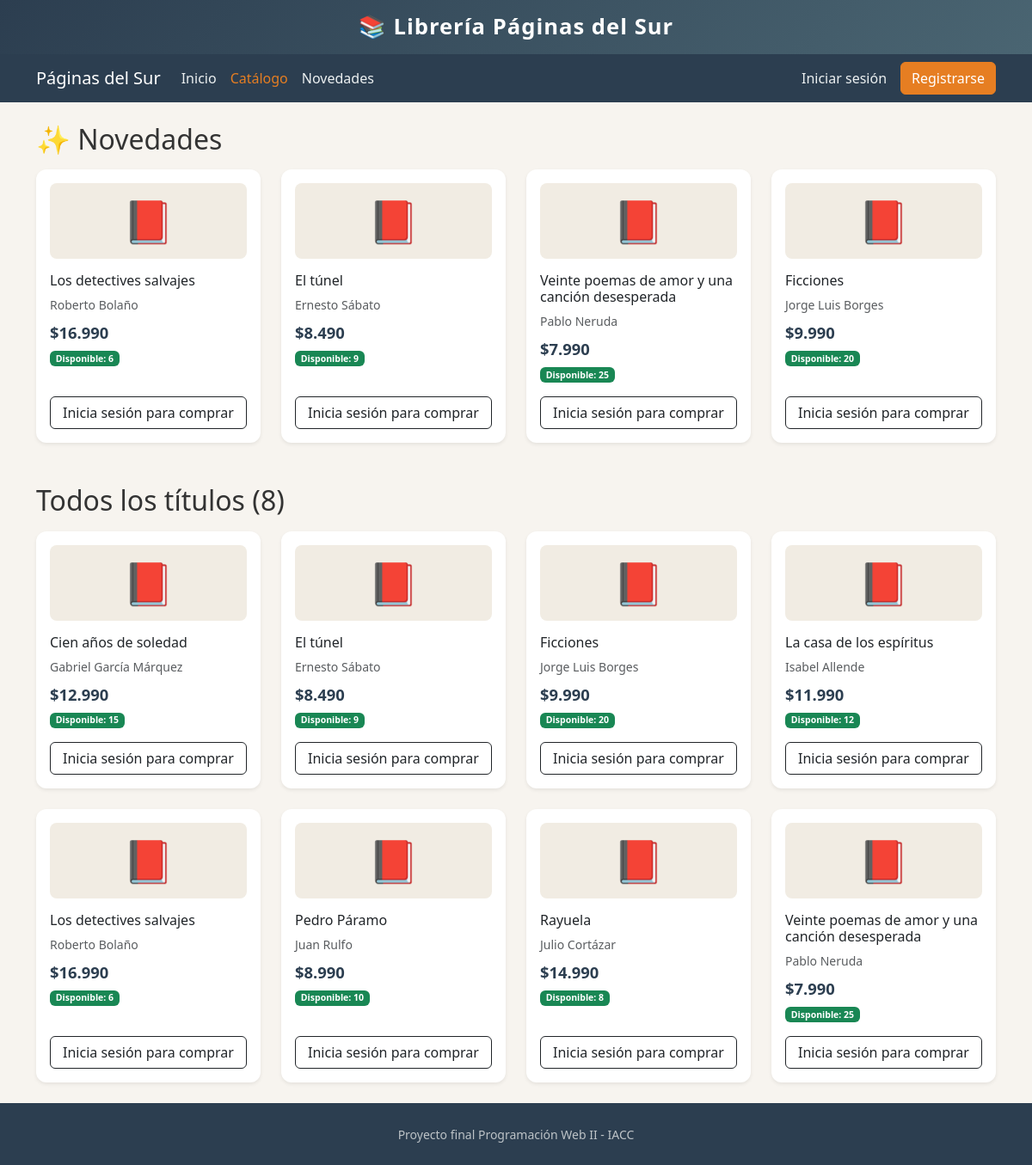
/catalogo.php, run on the app's committed database.
### tables this page shows
CREATE TABLE libros (
  id INT UNSIGNED AUTO_INCREMENT PRIMARY KEY,
  titulo VARCHAR(150) NOT NULL,
  autor VARCHAR(100) NOT NULL,
  precio INT UNSIGNED NOT NULL,
  inventario INT UNSIGNED NOT NULL DEFAULT 0
);

### includes/sesion.php (called while the page is built, shortened)
<?php
function hay_sesion() {
    if (!isset($_SESSION['usuario_id'])) {
        return false;
    }
    return true;
}

### includes/funciones.php (called while the page is built, shortened)
<?php
function h($texto) {
    return htmlspecialchars((string) $texto, ENT_QUOTES, 'UTF-8');
}
function peso($numero) {
    return '$' . number_format((float) $numero, 0, ',', '.');
}

### catalogo.php (the view, shortened to what this page needs)
<?php
require_once __DIR__ . '/includes/sesion.php';
require_once __DIR__ . '/includes/conexion.php';
require_once __DIR__ . '/includes/funciones.php';
$novedades = $conexion->query('SELECT id, titulo, autor, precio, inventario FROM libros ORDER BY id DESC LIMIT 4')
                      ->fetch_all(MYSQLI_ASSOC);
$libros = $conexion->query('SELECT id, titulo, autor, precio, inventario FROM libros ORDER BY titulo')
                   ->fetch_all(MYSQLI_ASSOC);
function tarjeta_libro($libro, $logueado) {
    ?>
    <div class="col-sm-6 col-lg-3">
      <div class="card tarjeta-libro h-100 shadow-sm">
        <div class="card-body d-flex flex-column">
          <div class="portada-libro mb-3">📕</div>
          <h3 class="h6"><?= h($libro['titulo']) ?></h3>
          <p class="text-muted small mb-2"><?= h($libro['autor']) ?></p>
          <p class="precio mb-1"><?= peso($libro['precio']) ?></p>
          <p class="small mb-3">
            <?php if ($libro['inventario'] > 0): ?>
              <span class="badge bg-success">Disponible: <?= $libro['inventario'] ?></span>
            <?php else: ?>
              <span class="badge bg-secondary">Agotado</span>
            <?php endif; ?>
          </p>
          <div class="mt-auto">
            <?php if ($libro['inventario'] == 0): ?>
              <button class="btn btn-outline-secondary w-100" disabled>Sin stock</button>
            <?php else: ?>
              <a href="login.html?msg=sesion" class="btn btn-outline-dark w-100">Inicia sesión para comprar</a>
            <?php endif; ?>
          </div>
        </div>
      </div>
    </div>
    <?php
}
require __DIR__ . '/includes/header.php';
?>
<section id="novedades" class="mb-5">
  <h2 class="mb-3">✨ Novedades</h2>
  <div class="row g-4">
    <?php foreach ($novedades as $libro) { tarjeta_libro($libro, $logueado); } ?>
  </div>
</section>
<section id="titulos">
  <h2 class="mb-3">Todos los títulos (<?= count($libros) ?>)</h2>
  <div class="row g-4">
    <?php foreach ($libros as $libro) { tarjeta_libro($libro, $logueado); } ?>
  </div>
</section>
<?php require __DIR__ . '/includes/footer.php';

### includes/header.php (shortened to what this page needs)
<?php
require_once __DIR__ . '/funciones.php';
require_once __DIR__ . '/sesion.php';
$logueado = hay_sesion();
$pagina = basename($_SERVER['PHP_SELF']);
?>
<!DOCTYPE html>
<html lang="es">
<head>
  <link href="https://cdn.jsdelivr.net/npm/bootstrap@5.3.3/dist/css/bootstrap.min.css" rel="stylesheet">
  <link href="css/estilos.css" rel="stylesheet">
</head>
<body class="d-flex flex-column min-vh-100">
  <header class="encabezado encabezado-chico">
    <div class="container">
      <h1>📚 Librería Páginas del Sur</h1>
    </div>
  </header>
  <nav class="navbar navbar-expand-lg navbar-dark navbar-libreria sticky-top">
    <div class="container">
      <a class="navbar-brand" href="index.html">Páginas del Sur</a>
      <div class="collapse navbar-collapse" id="menuPrincipal">
        <ul class="navbar-nav me-auto">
          <li class="nav-item"><a class="nav-link" href="index.html">Inicio</a></li>
          <li class="nav-item"><a class="nav-link <?= $pagina === 'catalogo.php' ? 'active' : '' ?>" href="catalogo.php">Catálogo</a></li>
          <li class="nav-item"><a class="nav-link" href="catalogo.php#novedades">Novedades</a></li>
        </ul>
        <ul class="navbar-nav align-items-lg-center">
          <?php if ($logueado): ?>
            <li class="nav-item"><span class="navbar-text me-lg-3">Hola, <?= h($_SESSION['usuario_nombre']) ?></span></li>
            <li class="nav-item"><a class="btn btn-outline-light btn-sm" href="logout.php">Cerrar sesión</a></li>
          <?php else: ?>
            <li class="nav-item"><a class="nav-link" href="login.html">Iniciar sesión</a></li>
            <li class="nav-item"><a class="btn btn-acento ms-lg-2" href="registro_usuario.php">Registrarse</a></li>
          <?php endif; ?>
        </ul>
      </div>
    </div>
  </nav>
  <main class="container py-4 flex-grow-1">

### includes/footer.php (shortened to what this page needs)
  </main>
  <footer class="pie">
    <div class="container text-center">
      <small>Proyecto final Programación Web II - IACC</small>
    </div>
  </footer>
</body>
</html>

### css/estilos.css (style rules this page uses)
:root { --color-principal: #2c3e50; --color-acento: #e67e22; --color-fondo: #f7f4ef; }
body { background-color: var(--color-fondo); font-family: "Segoe UI", Arial, sans-serif; color: #333; }
.encabezado { background: linear-gradient(135deg, #2c3e50, #4a6572); color: #fff; padding: 2.2rem 0; text-align: center; }
.encabezado h1 { font-weight: 700; letter-spacing: 1px; }
.encabezado-chico { padding: 1rem 0; }
.encabezado-chico h1 { font-size: 1.6rem; margin: 0; }
.navbar-libreria { background-color: var(--color-principal); }
.navbar-libreria .nav-link { color: #ecf0f1; }
.navbar-libreria .nav-link:hover, .navbar-libreria .nav-link.active { color: var(--color-acento); }
.btn-acento { background-color: var(--color-acento); border-color: var(--color-acento); color: #fff; }
.tarjeta-libro { border: none; border-radius: 12px; transition: transform .2s, box-shadow .2s; }
.pie { background-color: var(--color-principal); color: #bdc3c7; padding: 1.5rem 0; }
.portada-libro { font-size: 3rem; text-align: center; background: #f1ece3; border-radius: 8px; padding: .5rem 0; }
.precio { font-size: 1.15rem; font-weight: 700; color: var(--color-principal); }

### data on the page
libros: titulo "Los detectives salvajes", autor "Roberto Bolaño", precio "$16.990", inventario "6", shows "Inicia sesión para comprar"
libros: titulo "El túnel", autor "Ernesto Sábato", precio "$8.490", inventario "9", shows "Inicia sesión para comprar"
libros: titulo "Veinte poemas de amor y una canción desesperada", autor "Pablo Neruda", precio "$7.990", inventario "25", shows "Inicia sesión para comprar"
libros: titulo "Ficciones", autor "Jorge Luis Borges", precio "$9.990", inventario "20", shows "Inicia sesión para comprar"
libros: titulo "Cien años de soledad", autor "Gabriel García Márquez", precio "$12.990", inventario "15", shows "Inicia sesión para comprar"
libros: titulo "La casa de los espíritus", autor "Isabel Allende", precio "$11.990", inventario "12", shows "Inicia sesión para comprar"
libros: titulo "Pedro Páramo", autor "Juan Rulfo", precio "$8.990", inventario "10", shows "Inicia sesión para comprar"
libros: titulo "Rayuela", autor "Julio Cortázar", precio "$14.990", inventario "8", shows "Inicia sesión para comprar"

### other printed values
count($libros) "8"
